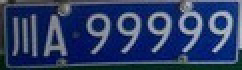
%> input picture Matlab车牌识别/川A99999.jpg, 121 x 35 px (shown 2 times larger)
$ octave chuanA99999.m   (GNU Octave 9; MATLAB toolbox functions it lacks are replaced by stand-ins)
%> lines starting %> are read from the running program, lines starting %| are printed output that depends on the picture; in (x1, y1, x2, y2) boxes, pixels count from 0 and x2, y2 are one past the last pixel; in counts of white or black regions, pixels touching at a corner belong together; the program's own positions count from 1
### Matlab车牌识别/split.m
function split_img = split(img)
    [m,n] = size(img);
    top = 1;
    bottom = m;
    left = 1;
    right = n;
    %上边界
    while top <= m && sum(img(top,:)) == 0
        top = top + 1;
    end
     %下边界
     while bottom >= 1 && sum(img(bottom,:)) == 0
         bottom = bottom - 1;
     end
     %左边界
     while left >= 1 && sum(img(:,left)) == 0
         left = left + 1;
     end
     %右边界
     while right <= n && sum(img(:,right)) == 0
         right = right - 1;
     end
     %计算图像的长宽得到切割后的图像
     height = bottom - top;
     width = right - left;
     split_img = imcrop(img, [left top width height]);
end


### Matlab车牌识别/split_word.m
% [38 lines of commented-out code are left out]
function [word,result] = split_word(img)
     [m,n] = size(img);
      width = 0;
      while width+1 < n-2 && sum(img(:,width+1)) ~= 0
          width = width+1;
      end
      word = imcrop(img,[1,1,width,m]);
      %img(:, [1: width]) = 0;
      img(:, 1: width) = 0;
      img = split(img);
      result = img;
end

### Matlab车牌识别/chuanA99999.m
clc;
clear;
f = imread('川A99999.jpg');
%> f is the input picture: size 35x121x3 uint8; mean R, G, B 43.5, 60.5, 101.9
imshow(f);title('原图');
img_gray = rgb2gray(f);
figure;
imshow(img_gray);title('灰度图');
hf = histeq(img_gray);
figure;
imshow(hf);title('均衡化图');
w = [1,1,1;1,-8,1;1,1,1];
img = hf - imfilter(hf,w,'replicate');
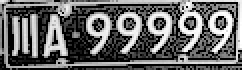
%> img: size 35x121 uint8 (shown 2 times larger); min 0, max 255, mean 103.3
figure;
imshow(img);title('锐化图');
[t,sm] = graythresh(img);
%> t = 0.404; sm = 0.818
img_bw = im2bw(hf,t+0.4);
%> img_bw: size 35x121 logical; 19.7% white in thin lines or dots
figure;
imshow(img_bw);title('二值图');
[m,n] = size(img_bw);
%> m = 35; n = 121
for i = 1:5
    for j = 1:n
        img_bw(i,j) = 0;
    end
end
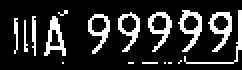
%> img_bw: size 35x121 logical (shown 2 times larger); 17.4% white in thin lines or dots, all inside (x1, y1, x2, y2) = (7, 5, 121, 32)
for i = m-5:m
    for j = 1:n
        img_bw(i,j) = 0;
    end
end
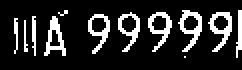
%> img_bw: size 35x121 logical (shown 2 times larger); 16.3% white in thin lines or dots, all inside (x1, y1, x2, y2) = (7, 5, 121, 29)
for i = 1:m
    for j = 1:4
        img_bw(i,j) = 0;
    end
end
for i = 1:m
    for j = n-4:n
        img_bw(i,j) = 0;
    end
end
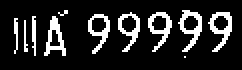
%> img_bw: size 35x121 logical (shown 2 times larger); 15.2% white in thin lines or dots, all inside (x1, y1, x2, y2) = (7, 5, 116, 29)
img_deal = bwareaopen(img_bw, 15);
%> img_deal: size 35x121 logical; 15% white in thin lines or dots, all inside (x1, y1, x2, y2) = (7, 5, 116, 28)
figure;
imshow(img_deal);title('处理图');

split_img = split(img_deal);
%> the loop in split, `while top <= m && sum(img(top,:)) == 0` made 5 passes
%> the loop in split, `while bottom >= 1 && sum(img(bottom,:)) == 0` made 7 passes
%> bottom on passes 1 to 7: 34, 33, 32, 31, 30, 29, 28
%> the loop in split, `while left >= 1 && sum(img(:,left)) == 0` made 7 passes
%> the loop in split, `while right <= n && sum(img(:,right)) == 0` made 5 passes
%> right on passes 1 to 5: 120, 119, 118, 117, 116
%> in split, `height = bottom - top;`: height = 22
%> in split, `width = right - left;`: width = 108
%> in split, `split_img = imcrop(img, [left top width height]);`:
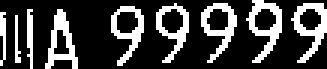
%> split_img: size 23x109 logical (shown 3 times larger); 25.3% white in thin lines or dots
figure;
imshow(split_img);title('分割后的图像');
word1 = imcrop(split_img,[1,1,13,m]);
split_img(:, 1: 13) = 0;
split_img = split(split_img);
%> the loop in split (call 2), `while left >= 1 && sum(img(:,left)) == 0` made 15 passes
% [word1,split_img] = split_word(split_img);
figure;
imshow(word1);title('1');
[word2,split_img] = split_word(split_img);
%> the loop in split_word, `while width+1 < n-2 && sum(img(:,width+1)) ~= 0` made 11 passes
% word2 = imrotate(word2,-5,'nearest','crop');
figure;
imshow(word2);title('2');

[word3,split_img] = split_word(split_img);
%> the loop in split_word (call 2), `while width+1 < n-2 && sum(img(:,width+1)) ~= 0` made 11 passes
figure;
imshow(word3);title('3');

[word4,split_img] = split_word(split_img);
figure;
imshow(word4);title('4');

[word5,split_img] = split_word(split_img);
figure;
imshow(word5);title('5');

[word6,split_img] = split_word(split_img);
figure;
imshow(word6);title('6');

[word7,split_img] = split_word(split_img);
%> in split (call 8), `split_img = imcrop(img, [left top width height]);`: split_img = 14 rows, first 12: [true true false; true true false; true true true; true true true; false true true; false true true; false true true; true true true; true true true; true true true; true true false; true true false]
%> in split_word (call 6), `img = split(img);`: img has the same summary as split_img in split
%> in split_word (call 6), `result = img;`: result has the same summary as split_img in split
figure;
imshow(word7);title('7');
%对每个分割的字符进行缩放
word1 = imresize(word1,[40,20]);
%> word1: size 40x20 logical; 27.9% white; 3 white regions, box (x1, y1, x2, y2) and area: (13, 5, 16, 40) 91, (0, 7, 3, 38) 71, (7, 9, 10, 37) 61
word2 = imresize(word2,[40,20]);
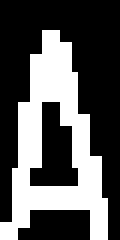
%> word2: size 40x20 logical (shown 6 times larger); 34.6% white; 1 white region, box (x1, y1, x2, y2) and area: (0, 5, 18, 40) 277
word3 = imresize(word3,[40,20]);
%> word3: size 40x20 logical; 32.5% white; 1 white region, box (x1, y1, x2, y2) and area: (0, 4, 18, 40) 260
word4 = imresize(word4,[40,20]);
%> word4: size 40x20 logical; 32.9% white; 1 white region, box (x1, y1, x2, y2) and area: (0, 2, 18, 40) 263
word5 = imresize(word5,[40,20]);
%> word5: size 40x20 logical; 33% white; 1 white region, box (x1, y1, x2, y2) and area: (0, 2, 18, 40) 264
word6 = imresize(word6,[40,20]);
%> word6: size 40x20 logical; 36.9% white; 1 white region, box (x1, y1, x2, y2) and area: (0, 0, 18, 40) 295
word7 = imresize(word7,[40,20]);
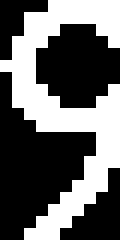
%> word7: size 40x20 logical (shown 6 times larger); 39.5% white; 1 white region, box (x1, y1, x2, y2) and area: (0, 0, 20, 40) 316
%缩放后的图像显示
figure;
subplot(1,7,1);imshow(word1);title('1');
subplot(1,7,2);imshow(word2);title('2');
subplot(1,7,3);imshow(word3);title('3');
subplot(1,7,4);imshow(word4);title('4');
subplot(1,7,5);imshow(word5);title('5');
subplot(1,7,6);imshow(word6);title('6');
subplot(1,7,7);imshow(word7);title('7');
%将图像存盘
imwrite(word1,'11.jpg');
imwrite(word2,'12.jpg');
imwrite(word3,'13.jpg');
imwrite(word4,'14.jpg');
imwrite(word5,'15.jpg');
imwrite(word6,'16.jpg');
imwrite(word7,'17.jpg');

%对每一个字符进行识别
distinguish_code = char(['0':'9' 'A':'Z' '京辽鲁陕苏豫浙贵晋蒙鄂云川']);

num = 1;
disp('识别结果');
for i = 1:7
    table = [];
    str = strcat('1',int2str(i));
    word = imread([str,'.jpg']);
%> word: size 40x20 uint8; min 0, max 255, mean 71.9
    sub_word = imresize(word,[40,20],'nearest');
    sub_word =  im2bw(sub_word,0.5);
    if i == 1
        bottom = 37;
        top = 49;
    elseif i == 2
        bottom = 11;
        top = 36;
    elseif i >= 3
        bottom = 1;
        top = 36;
    end
    for k  = bottom : top
        dif = zeros(40,20);
        imgname = strcat(distinguish_code(k),'.jpg');
%> (the run ends here)
